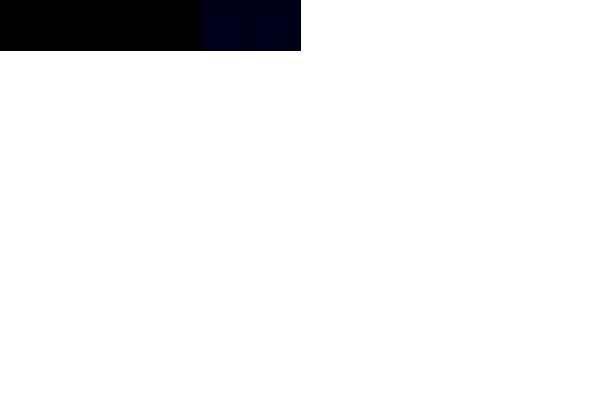
Frame 1 (no input)
Frame 60 (the mouse pressed at the canvas centre just before this capture): identical to frame 1, image omitted
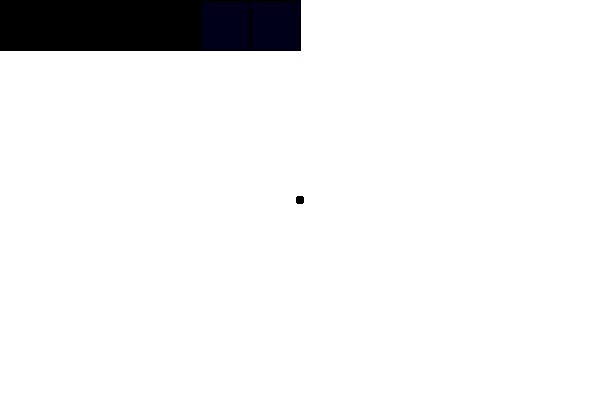
Frame 120 (the mouse held since frame 60 and released just before this capture)

The Processing sketch that drew these frames (run headless with seeded random() and noise(); from frame 60 on, the mouse is pressed at the canvas centre):

// Processing sketch: PaintClone
// ── PaintClone.pde
//Caleb - Paint
color cursorcolor = 0;
int green = 0;
int red =0;
int blue=0;
int step = 10;
void setup() {
  size(600, 400);
  background(255);
}


void draw() {
  stroke(0);
  //more green button
  fill(0, green, 0);
  rect(0, 0, 50, 50);
  if (mousePressed && mouseX<50 && mouseY<50) {
    green = green +step;
  } 
  //less green button
  fill(0, green, 0);
  rect(50, 0, 50, 50);
  if (mousePressed && 50<mouseX && mouseX<100 && mouseY<50) {
    green = green -step;
  }
  //more red button
  fill(red, 0, 0);
  rect(100, 0, 50, 50);
  if (mousePressed && 100<mouseX && mouseX<150 && mouseY<50) {
    red = red + step;
  }
  //less red button
  fill(red, 0, 0);
  rect(150, 0, 50, 50);
  if (mousePressed && 150<mouseX && mouseX<200 && mouseY<50) {
    red = red - step;
  }
  //more blue button
  fill(0, 0, blue+25);
  rect(200, 0, 50, 50);
  if (mousePressed && 200<mouseX && mouseX<250 && mouseY<50) {
    blue = blue + step;
  }
  //less blue button
  fill(0, 0, blue+25);
  rect(250, 0, 50, 50);
  if (mousePressed && 250<mouseX && mouseX<300 && mouseY<50) {
    blue = blue - step;
  }
  cursorcolor = color(red, green, blue); 

  //drawing part
  noStroke();
  if (mousePressed) {
    fill(cursorcolor);
    ellipse(mouseX, mouseY, 8, 8);
  }
}
